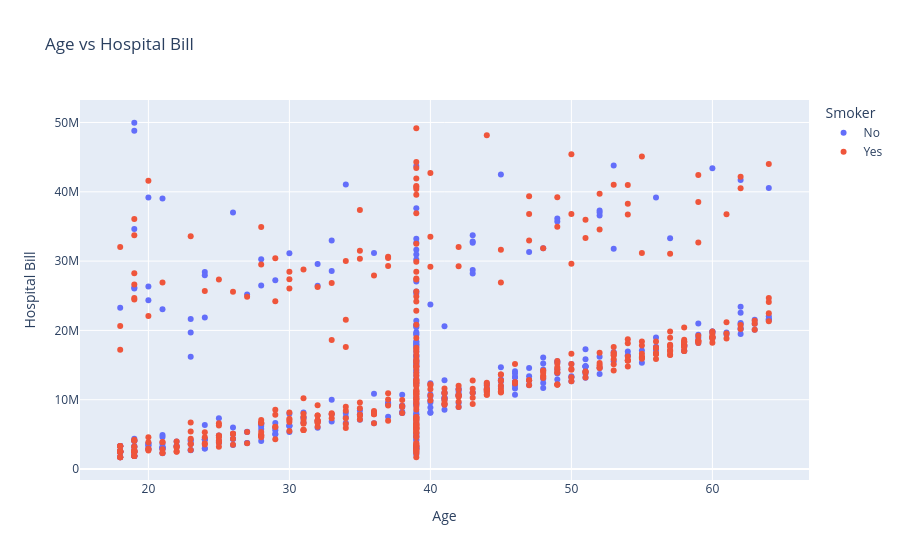

The code cell stored with this chart in its notebook:
### Markdown cell above
# 2. Bivariate Analysis

### Code cell
fig5 = px.scatter(
    df,
    x="Age",
    y="Hospital Bill",
    color="Smoker",
    title="Age vs Hospital Bill",
    hover_data=["Gender", "State"]
)

fig5.show()

### Figure 1 — Plotly figure (JSON) as saved in the notebook; plotly's stock layout.template omitted (floating-point values rounded to 4 significant figures; data arrays with more than 128 entries replaced by an {"elided": "..."} marker saying what was removed)
{"data": [{"customdata": {"elided": "354x2 str values"}, "hovertemplate": "Smoker=No<br>Age=%{x}<br>Hospital Bill=%{y}<br>Gender=%{customdata[0]}<br>State=%{customdata[1]}<extra></extra>", "legendgroup": "No", "marker": {"color": "#636efa", "symbol": "circle"}, "mode": "markers", "name": "No", "orientation": "v", "showlegend": true, "type": "scatter", "x": {"elided": "354 float values"}, "xaxis": "x", "y": {"elided": "354 float values"}, "yaxis": "y"}, {"customdata": {"elided": "463x2 str values"}, "hovertemplate": "Smoker=Yes<br>Age=%{x}<br>Hospital Bill=%{y}<br>Gender=%{customdata[0]}<br>State=%{customdata[1]}<extra></extra>", "legendgroup": "Yes", "marker": {"color": "#EF553B", "symbol": "circle"}, "mode": "markers", "name": "Yes", "orientation": "v", "showlegend": true, "type": "scatter", "x": {"elided": "463 float values"}, "xaxis": "x", "y": {"elided": "463 float values"}, "yaxis": "y"}], "layout": {"legend": {"title": {"text": "Smoker"}, "tracegroupgap": 0}, "title": {"text": "Age vs Hospital Bill"}, "xaxis": {"anchor": "y", "domain": [0, 1], "title": {"text": "Age"}}, "yaxis": {"anchor": "x", "domain": [0, 1], "title": {"text": "Hospital Bill"}}}}
